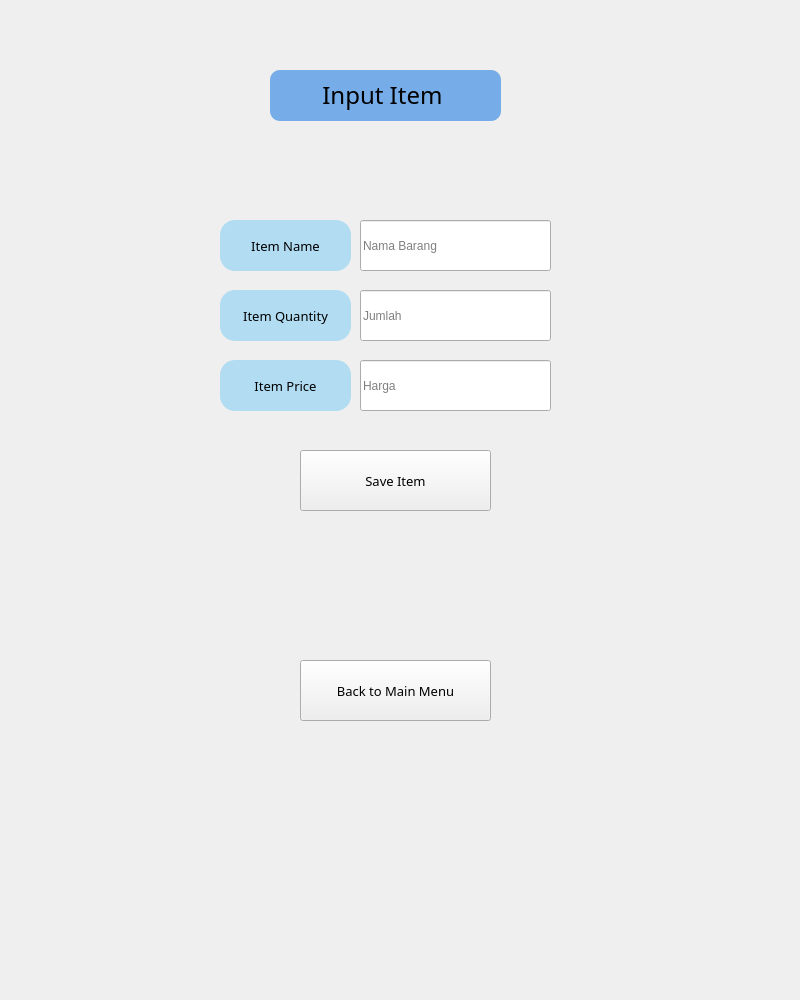
<?xml version="1.0" encoding="UTF-8"?>
<ui version="4.0">
 <class>Dialog</class>
 <widget class="QDialog" name="Dialog">
  <property name="geometry">
   <rect>
    <x>0</x>
    <y>0</y>
    <width>800</width>
    <height>1000</height>
   </rect>
  </property>
  <property name="windowTitle">
   <string>Dialog</string>
  </property>
  <widget class="QWidget" name="widget" native="true">
   <property name="geometry">
    <rect>
     <x>180</x>
     <y>40</y>
     <width>400</width>
     <height>700</height>
    </rect>
   </property>
   <property name="styleSheet">
    <string notr="true">background-color :'white'</string>
   </property>
   <widget class="QLabel" name="InputItemName">
    <property name="geometry">
     <rect>
      <x>90</x>
      <y>30</y>
      <width>231</width>
      <height>51</height>
     </rect>
    </property>
    <property name="font">
     <font>
      <family>Montserrat Medium</family>
      <pointsize>18</pointsize>
     </font>
    </property>
    <property name="layoutDirection">
     <enum>Qt::LeftToRight</enum>
    </property>
    <property name="styleSheet">
     <string notr="true">QLabel {
background-color : rgb(118, 173, 232);
border-radius :10px
}</string>
    </property>
    <property name="frameShape">
     <enum>QFrame::NoFrame</enum>
    </property>
    <property name="frameShadow">
     <enum>QFrame::Plain</enum>
    </property>
    <property name="lineWidth">
     <number>0</number>
    </property>
    <property name="text">
     <string>&lt;html&gt;&lt;head/&gt;&lt;body&gt;&lt;p align=&quot;center&quot;&gt;Input Item &lt;/p&gt;&lt;/body&gt;&lt;/html&gt;</string>
    </property>
    <property name="textFormat">
     <enum>Qt::RichText</enum>
    </property>
    <property name="scaledContents">
     <bool>true</bool>
    </property>
    <property name="alignment">
     <set>Qt::AlignCenter</set>
    </property>
    <property name="wordWrap">
     <bool>true</bool>
    </property>
   </widget>
   <widget class="QPushButton" name="backButton">
    <property name="geometry">
     <rect>
      <x>30</x>
      <y>910</y>
      <width>251</width>
      <height>71</height>
     </rect>
    </property>
    <property name="font">
     <font>
      <family>Montserrat Medium</family>
      <pointsize>10</pointsize>
     </font>
    </property>
    <property name="styleSheet">
     <string notr="true">QPushButton::active {
background-color : rgb(177, 220, 242);
border-radius : 25px;
}
QPushButton::hover{
background-color : rgb(31, 204, 181);
}

QPushButton::pressed{
background-color : rgb(30, 115, 227);
}


</string>
    </property>
    <property name="text">
     <string>Back</string>
    </property>
   </widget>
   <widget class="QLabel" name="label_2">
    <property name="geometry">
     <rect>
      <x>40</x>
      <y>180</y>
      <width>131</width>
      <height>51</height>
     </rect>
    </property>
    <property name="font">
     <font>
      <family>Montserrat Medium</family>
      <pointsize>10</pointsize>
     </font>
    </property>
    <property name="styleSheet">
     <string notr="true">QLabel{
background-color : rgb(177, 220, 242);
border-radius : 15px;
}</string>
    </property>
    <property name="text">
     <string>Item Name</string>
    </property>
    <property name="alignment">
     <set>Qt::AlignCenter</set>
    </property>
   </widget>
   <widget class="QLabel" name="label_3">
    <property name="geometry">
     <rect>
      <x>40</x>
      <y>250</y>
      <width>131</width>
      <height>51</height>
     </rect>
    </property>
    <property name="font">
     <font>
      <family>Montserrat Medium</family>
      <pointsize>10</pointsize>
     </font>
    </property>
    <property name="styleSheet">
     <string notr="true">QLabel{
background-color : rgb(177, 220, 242);
border-radius : 15px;
}</string>
    </property>
    <property name="text">
     <string>Item Quantity</string>
    </property>
    <property name="alignment">
     <set>Qt::AlignCenter</set>
    </property>
   </widget>
   <widget class="QLabel" name="label_4">
    <property name="geometry">
     <rect>
      <x>40</x>
      <y>320</y>
      <width>131</width>
      <height>51</height>
     </rect>
    </property>
    <property name="font">
     <font>
      <family>Montserrat Medium</family>
      <pointsize>10</pointsize>
     </font>
    </property>
    <property name="styleSheet">
     <string notr="true">QLabel{
background-color : rgb(177, 220, 242);
border-radius : 15px;
}</string>
    </property>
    <property name="text">
     <string>Item Price</string>
    </property>
    <property name="alignment">
     <set>Qt::AlignCenter</set>
    </property>
   </widget>
   <widget class="QPushButton" name="SaveInput">
    <property name="geometry">
     <rect>
      <x>120</x>
      <y>410</y>
      <width>191</width>
      <height>61</height>
     </rect>
    </property>
    <property name="font">
     <font>
      <family>Montserrat Medium</family>
      <pointsize>10</pointsize>
     </font>
    </property>
    <property name="styleSheet">
     <string notr="true">
QPushButton::active {
background-color :  rgb(16, 166, 235);
border-radius : 25px;
}
QPushButton::hover{
background-color : rgb(31, 204, 181);
}

QPushButton::pressed{
background-color : rgb(30, 115, 227);
}</string>
    </property>
    <property name="text">
     <string>Save Item</string>
    </property>
   </widget>
   <widget class="QPushButton" name="toMainMenu">
    <property name="geometry">
     <rect>
      <x>120</x>
      <y>620</y>
      <width>191</width>
      <height>61</height>
     </rect>
    </property>
    <property name="font">
     <font>
      <family>Montserrat Medium</family>
      <pointsize>10</pointsize>
     </font>
    </property>
    <property name="styleSheet">
     <string notr="true">
QPushButton::active {
background-color :  rgb(16, 166, 235);
border-radius : 25px;
}
QPushButton::hover{
background-color : rgb(31, 204, 181);
}

QPushButton::pressed{
background-color : rgb(30, 115, 227);
}</string>
    </property>
    <property name="text">
     <string>Back to Main Menu</string>
    </property>
   </widget>
   <widget class="QLabel" name="Status">
    <property name="geometry">
     <rect>
      <x>30</x>
      <y>480</y>
      <width>351</width>
      <height>121</height>
     </rect>
    </property>
    <property name="font">
     <font>
      <family>Montserrat Medium</family>
      <pointsize>8</pointsize>
     </font>
    </property>
    <property name="layoutDirection">
     <enum>Qt::LeftToRight</enum>
    </property>
    <property name="styleSheet">
     <string notr="true">QLabel {

border-radius :10px
}</string>
    </property>
    <property name="frameShape">
     <enum>QFrame::NoFrame</enum>
    </property>
    <property name="frameShadow">
     <enum>QFrame::Plain</enum>
    </property>
    <property name="lineWidth">
     <number>0</number>
    </property>
    <property name="text">
     <string>&lt;html&gt;&lt;head/&gt;&lt;body&gt;&lt;p&gt;&lt;br/&gt;&lt;/p&gt;&lt;/body&gt;&lt;/html&gt;</string>
    </property>
    <property name="textFormat">
     <enum>Qt::RichText</enum>
    </property>
    <property name="scaledContents">
     <bool>true</bool>
    </property>
    <property name="alignment">
     <set>Qt::AlignCenter</set>
    </property>
    <property name="wordWrap">
     <bool>true</bool>
    </property>
   </widget>
   <widget class="QLineEdit" name="ItemNameBox">
    <property name="geometry">
     <rect>
      <x>170</x>
      <y>180</y>
      <width>201</width>
      <height>51</height>
     </rect>
    </property>
    <property name="styleSheet">
     <string notr="true">QLineEdit{
margin-left:10px;

}
QLineEdit::active {
background-color : rgb(118, 173, 232);
border-radius : 15px;
border-style: none;
}
QLineEdit::hover{
background-color : rgb(31, 204, 181);
}

QLineEdit::pressed{
background-color : rgb(30, 115, 227);
}


</string>
    </property>
    <property name="placeholderText">
     <string>Nama Barang</string>
    </property>
   </widget>
   <widget class="QLineEdit" name="ItemQtyBox">
    <property name="geometry">
     <rect>
      <x>170</x>
      <y>250</y>
      <width>201</width>
      <height>51</height>
     </rect>
    </property>
    <property name="styleSheet">
     <string notr="true">QLineEdit{
margin-left:10px;

}
QLineEdit::active {
background-color : rgb(118, 173, 232);
border-radius : 15px;
border-style: none;
}
QLineEdit::hover{
background-color : rgb(31, 204, 181);
}

QLineEdit::pressed{
background-color : rgb(30, 115, 227);
}


</string>
    </property>
    <property name="placeholderText">
     <string>Jumlah</string>
    </property>
   </widget>
   <widget class="QLineEdit" name="ItemPriceBox">
    <property name="geometry">
     <rect>
      <x>170</x>
      <y>320</y>
      <width>201</width>
      <height>51</height>
     </rect>
    </property>
    <property name="styleSheet">
     <string notr="true">QLineEdit{
margin-left:10px;

}
QLineEdit::active {
background-color : rgb(118, 173, 232);
border-radius : 15px;
border-style: none;
}
QLineEdit::hover{
background-color : rgb(31, 204, 181);
}

QLineEdit::pressed{
background-color : rgb(30, 115, 227);
}


</string>
    </property>
    <property name="placeholderText">
     <string>Harga</string>
    </property>
   </widget>
  </widget>
 </widget>
 <resources/>
 <connections/>
</ui>
